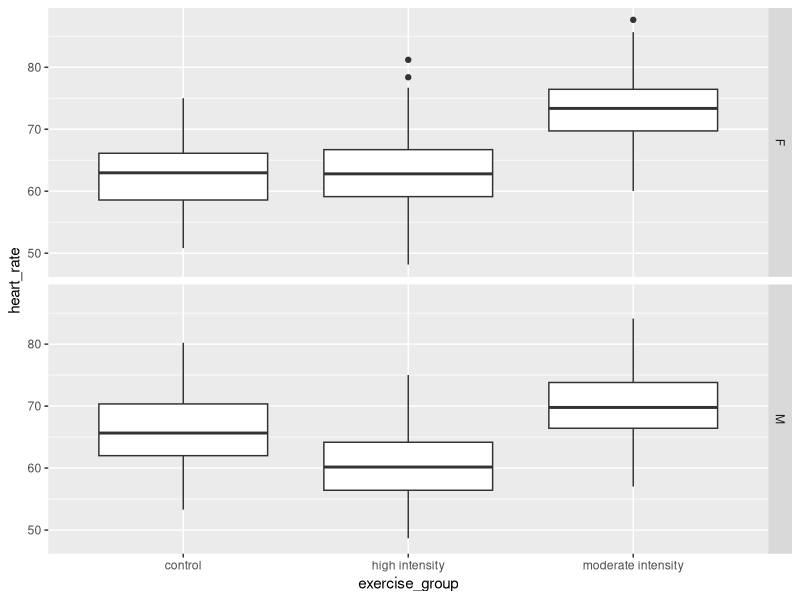
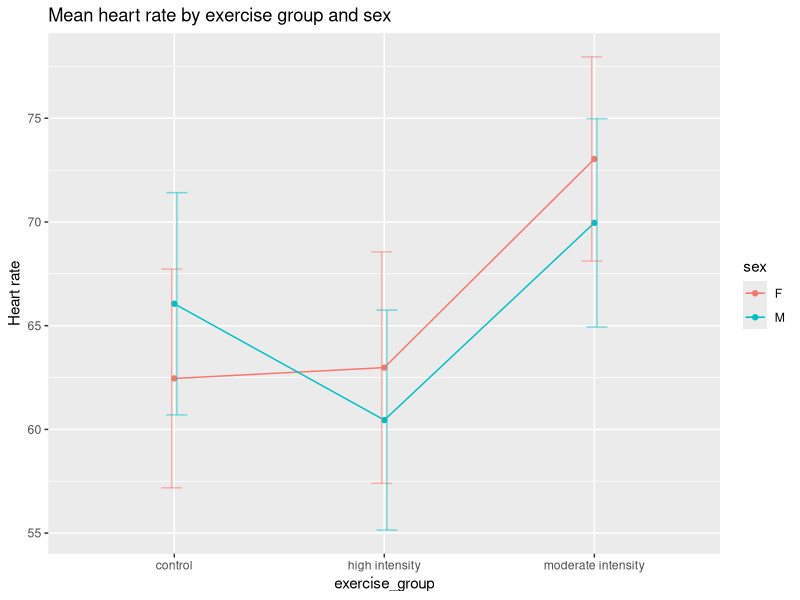

Source code (R) for these figures, in order:
## ---- chunk 1
library(tidyverse)
library(knitr)
heart_rate <- read_csv("data/simulated_heart_rates.csv")
## ---- chunk 2
heart_rate %>% ggplot(aes(exercise_group, heart_rate)) + 
  geom_boxplot() + 
  facet_grid(rows = vars(sex))
## ---- chunk 3
g100meansSD <- heart_rate %>%
  group_by(sex, exercise_group) %>%
  summarise(mean = round(mean(heart_rate), 3),
            stDev = sd(heart_rate))
g100meansSD
## ---- chunk 4
ggplot(g100meansSD, 
       aes(x=exercise_group, y=mean, group=sex, color=sex)) + 
    geom_line() +
    geom_point() +
    geom_errorbar(aes(ymin=mean-stDev, ymax=mean+stDev),
                  width=.2,
                  position=position_dodge(0.05), 
                  alpha=.5) +
  labs(y = "Heart rate",
       title = "Mean heart rate by exercise group and sex") 
## ---- chunk 5
text_tbl <- data.frame('source of variation' = c('treatment', 
                                                 'block',
                                                 'interaction',
                                                 'error'),
                       'Df' = c("$k - 1$",
                                "$b - 1$",
                                "$(k - 1) * (b - 1)$",
                                "$k * b * (n - 1)$"), 
                       '', 
                       '',
                       '',
                       ''
                       )
colnames(text_tbl) = c('source of variation', 'Df', 'Sum Sq', 
                       'Mean Sq=Sum Sq/Df', 'F value', 'prob(>F)')
kable(text_tbl,
      caption = 'ANOVA Table for Completely Randomized Block Design') 
## ---- chunk 6
anova(lm(heart_rate ~ exercise_group*sex, data = heart_rate))
